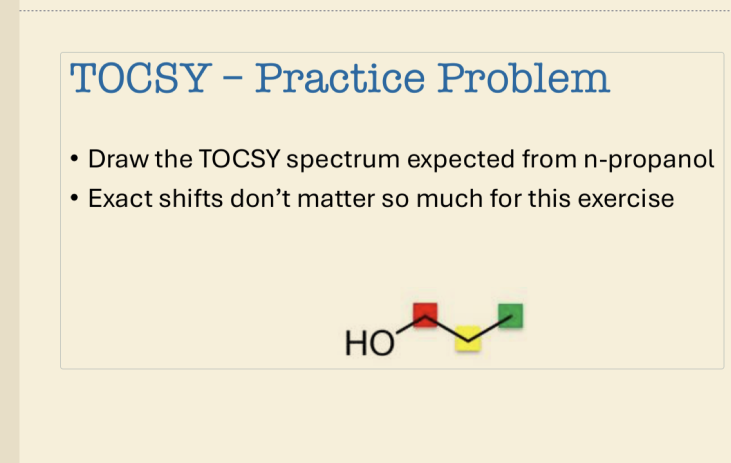
#> input picture topics/tocsy-propanol/source/original.png, 1462 x 926 px (shown at 1/2 size)
$ python build.py
#> lines starting #> are read from the running program, lines starting #| are printed output that depends on the picture
"""Build a self-contained offline lesson; vendor assets and source image stay editable."""
from pathlib import Path
import base64, re
from PIL import Image

ROOT=Path(__file__).resolve().parent
def data(path,mime):
    return 'data:'+mime+';base64,'+base64.b64encode(path.read_bytes()).decode()
im=Image.open(ROOT/'original.png')
#> im is the input picture: PIL image 1462x926 RGBA; mean R, G, B, A 237.2, 231.2, 211.4, 255
im.crop((655,565,1075,738)).save(ROOT/'structure-crop.png')
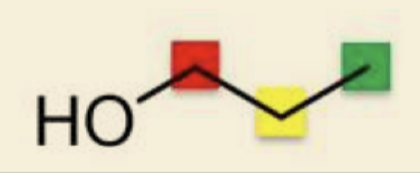
#> saved as structure-crop.png: PIL image 420x173 RGBA; mean R, G, B, A 226.4, 218.3, 192.8, 255
#> (the run stopped early here; a loop or call above may not have finished)
